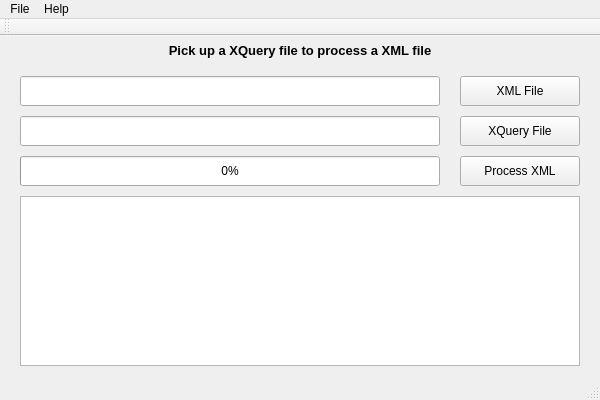
<?xml version="1.0" encoding="UTF-8"?>
<ui version="4.0">
 <class>MainWindow</class>
 <widget class="QMainWindow" name="MainWindow">
  <property name="geometry">
   <rect>
    <x>0</x>
    <y>0</y>
    <width>600</width>
    <height>400</height>
   </rect>
  </property>
  <property name="minimumSize">
   <size>
    <width>600</width>
    <height>400</height>
   </size>
  </property>
  <property name="maximumSize">
   <size>
    <width>600</width>
    <height>400</height>
   </size>
  </property>
  <property name="windowTitle">
   <string>MainWindow</string>
  </property>
  <widget class="QWidget" name="centralWidget">
   <widget class="QPushButton" name="butXMLFile">
    <property name="geometry">
     <rect>
      <x>460</x>
      <y>40</y>
      <width>120</width>
      <height>30</height>
     </rect>
    </property>
    <property name="text">
     <string>XML File</string>
    </property>
   </widget>
   <widget class="QLineEdit" name="lineXMLFile">
    <property name="geometry">
     <rect>
      <x>20</x>
      <y>40</y>
      <width>420</width>
      <height>30</height>
     </rect>
    </property>
    <property name="readOnly">
     <bool>true</bool>
    </property>
   </widget>
   <widget class="QLineEdit" name="lineXQueryFile">
    <property name="geometry">
     <rect>
      <x>20</x>
      <y>80</y>
      <width>420</width>
      <height>30</height>
     </rect>
    </property>
    <property name="readOnly">
     <bool>true</bool>
    </property>
   </widget>
   <widget class="QPushButton" name="butXQueryFile">
    <property name="geometry">
     <rect>
      <x>460</x>
      <y>80</y>
      <width>120</width>
      <height>30</height>
     </rect>
    </property>
    <property name="text">
     <string>XQuery File</string>
    </property>
   </widget>
   <widget class="QLabel" name="labelTitle">
    <property name="geometry">
     <rect>
      <x>100</x>
      <y>0</y>
      <width>400</width>
      <height>30</height>
     </rect>
    </property>
    <property name="text">
     <string>&lt;!DOCTYPE HTML PUBLIC &quot;-//W3C//DTD HTML 4.0//EN&quot; &quot;http://www.w3.org/TR/REC-html40/strict.dtd&quot;&gt;
&lt;html&gt;&lt;head&gt;&lt;meta name=&quot;qrichtext&quot; content=&quot;1&quot; /&gt;&lt;style type=&quot;text/css&quot;&gt;
p, li { white-space: pre-wrap; }
&lt;/style&gt;&lt;/head&gt;&lt;body style=&quot; font-family:'Sans'; font-size:10pt; font-weight:400; font-style:normal;&quot;&gt;
&lt;table border=&quot;0&quot; style=&quot;-qt-table-type: root; margin-top:4px; margin-bottom:4px; margin-left:4px; margin-right:4px;&quot;&gt;
&lt;tr&gt;
&lt;td style=&quot;border: none;&quot;&gt;
&lt;p align=&quot;center&quot; style=&quot; margin-top:0px; margin-bottom:0px; margin-left:0px; margin-right:0px; -qt-block-indent:0; text-indent:0px;&quot;&gt;&lt;span style=&quot; font-weight:600;&quot;&gt;Pick up a XQuery file to process a XML file&lt;/span&gt;&lt;/p&gt;&lt;/td&gt;&lt;/tr&gt;&lt;/table&gt;&lt;/body&gt;&lt;/html&gt;</string>
    </property>
    <property name="alignment">
     <set>Qt::AlignCenter</set>
    </property>
   </widget>
   <widget class="QTextBrowser" name="textOutput">
    <property name="geometry">
     <rect>
      <x>20</x>
      <y>160</y>
      <width>560</width>
      <height>170</height>
     </rect>
    </property>
   </widget>
   <widget class="QPushButton" name="butProcess">
    <property name="geometry">
     <rect>
      <x>460</x>
      <y>120</y>
      <width>120</width>
      <height>30</height>
     </rect>
    </property>
    <property name="text">
     <string>Process XML</string>
    </property>
   </widget>
   <widget class="QProgressBar" name="progressBar">
    <property name="geometry">
     <rect>
      <x>20</x>
      <y>120</y>
      <width>420</width>
      <height>30</height>
     </rect>
    </property>
    <property name="value">
     <number>0</number>
    </property>
   </widget>
  </widget>
  <widget class="QMenuBar" name="menuBar">
   <property name="geometry">
    <rect>
     <x>0</x>
     <y>0</y>
     <width>600</width>
     <height>23</height>
    </rect>
   </property>
   <widget class="QMenu" name="menuFile">
    <property name="title">
     <string>File</string>
    </property>
    <addaction name="actionOpenXML"/>
    <addaction name="actionOpenXQuery"/>
    <addaction name="actionExit"/>
   </widget>
   <widget class="QMenu" name="menuHelp">
    <property name="title">
     <string>Help</string>
    </property>
    <addaction name="actionAbout"/>
   </widget>
   <addaction name="menuFile"/>
   <addaction name="menuHelp"/>
  </widget>
  <widget class="QToolBar" name="mainToolBar">
   <attribute name="toolBarArea">
    <enum>TopToolBarArea</enum>
   </attribute>
   <attribute name="toolBarBreak">
    <bool>false</bool>
   </attribute>
  </widget>
  <widget class="QStatusBar" name="statusBar"/>
  <action name="actionAbout">
   <property name="text">
    <string>About</string>
   </property>
  </action>
  <action name="actionExit">
   <property name="text">
    <string>E&amp;xit</string>
   </property>
   <property name="shortcut">
    <string>Ctrl+Q</string>
   </property>
  </action>
  <action name="actionOpenXML">
   <property name="text">
    <string>&amp;Open XML</string>
   </property>
   <property name="shortcut">
    <string>Ctrl+O</string>
   </property>
  </action>
  <action name="actionOpenXQuery">
   <property name="text">
    <string>Open XQuery</string>
   </property>
  </action>
 </widget>
 <layoutdefault spacing="6" margin="11"/>
 <resources/>
 <connections>
  <connection>
   <sender>actionExit</sender>
   <signal>triggered()</signal>
   <receiver>MainWindow</receiver>
   <slot>close()</slot>
   <hints>
    <hint type="sourcelabel">
     <x>-1</x>
     <y>-1</y>
    </hint>
    <hint type="destinationlabel">
     <x>299</x>
     <y>199</y>
    </hint>
   </hints>
  </connection>
 </connections>
</ui>
